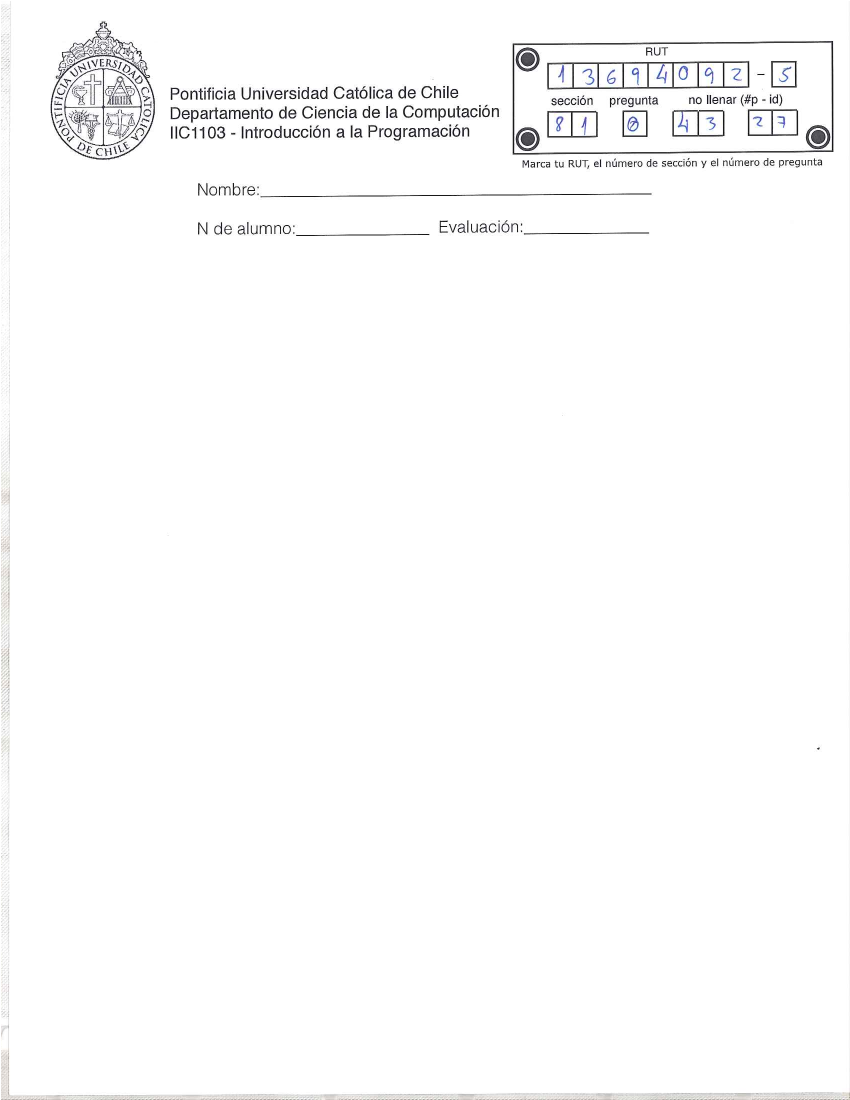
#> input picture scan-IIC1103/opt/numbers/tmp/page.png, 1700 x 2200 px, given in place of page.png.png, which was not available (shown at 1/2 size)
$ python -i getDigits.py   (imports and definitions only)   (Python 2 division)
#> lines starting #> are read from the running program, lines starting #| are printed output that depends on the picture; after the words box and inside, x2 and y2 are one past the last pixel; in counts of white or black regions, pixels touching at a corner belong together; pictures that were not available may be replaced by others from this repository, and a replacement may not be noted
import numpy as np
import cv2
import os
import os.path
from operator import itemgetter

HOME_DIR="/user/cruz/git/iic1103"
INPUT_DIR=HOME_DIR+"/scan-IIC1103/input-test"
TEMP_DIR= HOME_DIR+"/scan-IIC1103/temp"

#PARAMS
AREA_THRESHOLD_MIN = 1000 #5000
AREA_THRESHOLD_MAX = 10000 #7000
CORNER_WIDTH = 967
CORNER_HEIGHT = 530

#CLEAN TMP DIR
def cleanTmpDir():
	print "Cleaning tmp dir: " + TEMP_DIR
	tmpFileList = os.listdir(TEMP_DIR)
	for i in tmpFileList:
		print "Deleting " + TEMP_DIR + "/" + i
		if os.path.isfile(TEMP_DIR + "/" + i):
			os.remove(TEMP_DIR + "/" + i)

def angle_cos(p0, p1, p2):
	d1, d2 = (p0-p1).astype('float'), (p2-p1).astype('float')
	return abs(np.dot(d1,d2) / np.sqrt(np.dot(d1,d1)*np.dot(d2,d2)))

# square extraction idea from /usr/share/doc/opencv-doc/examples/python2/squares.py
def extractDigits(baseName,debug=False):
#> called with baseName = '../opt/numbers/tmp/page.png', debug = False
	fileName = INPUT_DIR+"/"+baseName+".png"
	image = cv2.imread(fileName)
#> image is the input picture: shape (2200, 1700, 3); mean B, G, R 251.5, 251.4, 251.4
	print "Read file "+ fileName
	#cut corner
	h,w,c = image.shape
#> h = 2200; w = 1700; c = 3
	print "Original:" + str(image.shape)
#| Original:(2200, 1700, 3)

	image_corner = image[0:CORNER_HEIGHT,w-CORNER_WIDTH:w]
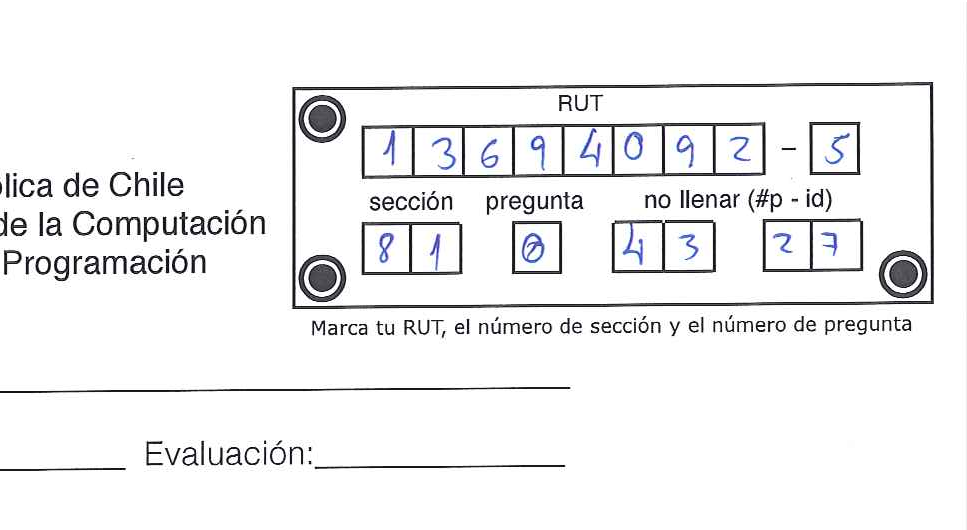
#> image_corner: shape (530, 967, 3); mean B, G, R 241.7, 241.2, 241.1
	print "Cut:     " + str(image_corner.shape)
#| Cut:     (530, 967, 3)
	#convert to gray
	image_gray = cv2.cvtColor(image_corner, cv2.COLOR_BGR2GRAY)
	print "Grayed:  " + str(image_gray.shape)
#| Grayed:  (530, 967)
	cv2.imwrite(TEMP_DIR+"/"+baseName+"-corner"+".png", image_corner)
	cv2.imwrite(TEMP_DIR+"/"+baseName+"-gray"+".png", image_gray)

	image_blur = cv2.GaussianBlur(image_gray, (5,5), 0)
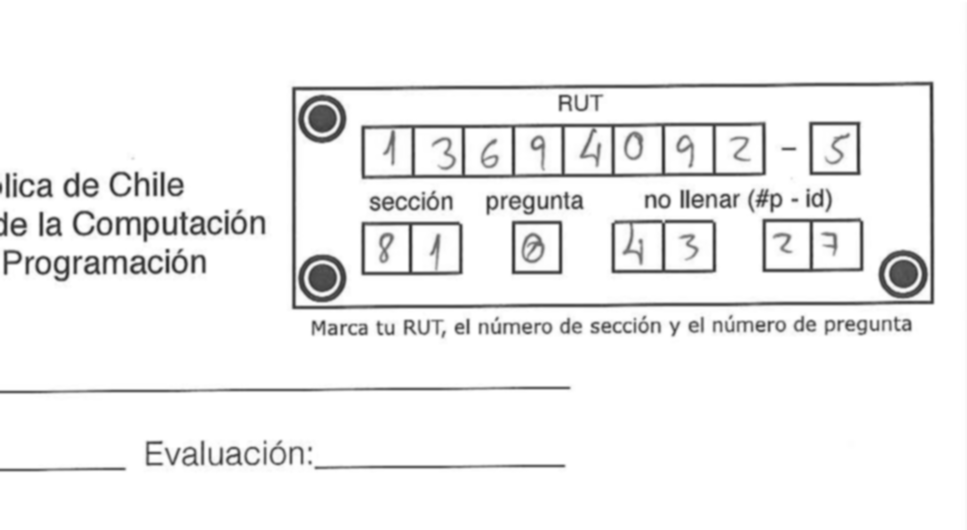
#> image_blur: shape (530, 967); min 47, max 255, mean 241.2
	image_bluc = cv2.Canny(image_blur,0,50,apertureSize=5)
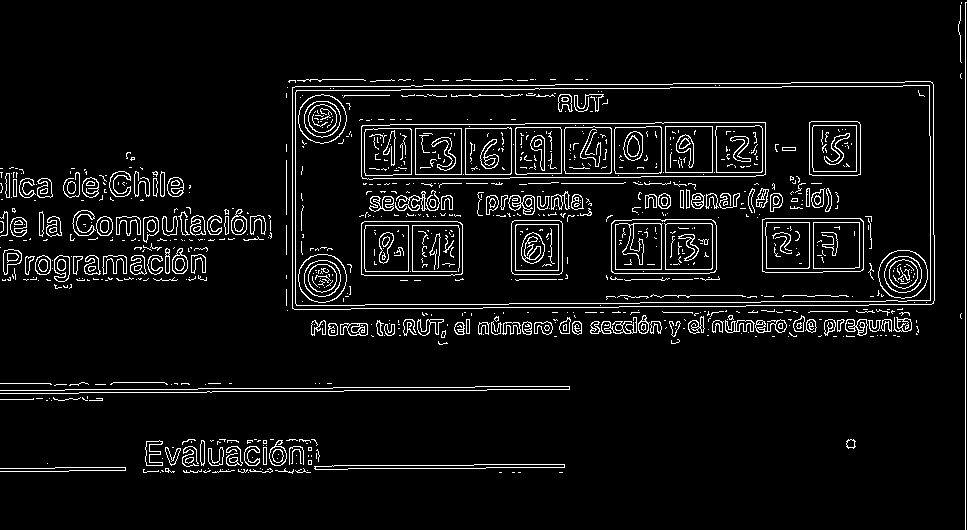
#> image_bluc: shape (530, 967); 5.9% white in thin lines or dots
	image_blcd = cv2.dilate(image_bluc, None )
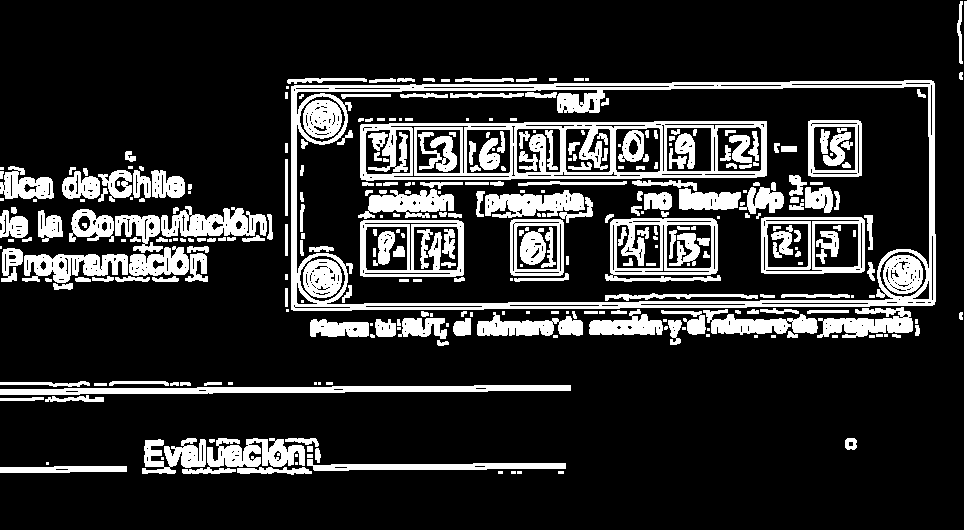
#> image_blcd: shape (530, 967); 18.4% white; 344 white regions (90 under 20 px)

	if debug:
		cv2.imshow('image_corner', image_corner)
		ch = 0xFF & cv2.waitKey()
		cv2.imshow('image_gray', image_gray)
		ch = 0xFF & cv2.waitKey()
		cv2.imshow('image_blur', image_blur)
		ch = 0xFF & cv2.waitKey()
		cv2.imshow('image_bluc', image_bluc)
		ch = 0xFF & cv2.waitKey()
		cv2.imshow('image_blcd', image_blcd)
		ch = 0xFF & cv2.waitKey()


	#retval,image_bin = cv2.threshold(image_blur,0,255,cv2.THRESH_BINARY)
	nSquare = 0
	squares = []
	rects = []
	contours, hierarchy = cv2.findContours(image_blcd, cv2.RETR_LIST, cv2.CHAIN_APPROX_SIMPLE)
#> contours = 852 contours, 528 with area under 20; largest, box (x1, y1, x2, y2) and area: (291, 80, 936, 311) 144470, (296, 86, 930, 305) 127301, (360, 121, 767, 181) 22678, (605, 218, 721, 282) 6240, (360, 220, 464, 277) 5748
	for cnt in contours:
		cnt_len = cv2.arcLength(cnt,True)
		cnt = cv2.approxPolyDP(cnt, 0.02*cnt_len, True)
		if(len(cnt) == 4 and cv2.contourArea(cnt) > AREA_THRESHOLD_MIN and cv2.contourArea(cnt) < AREA_THRESHOLD_MAX and cv2.isContourConvex(cnt)):
			x,y,w,h = cv2.boundingRect(cnt)
			#check if it is square
			sidesDiff = abs(w-h)
			cnt = cnt.reshape(-1,2)
			#compute rotation of contour
			max_cos = np.max([angle_cos( cnt[i], cnt[(i+1)%4], cnt[(i+2)%4]) for i in xrange(4)])
			if max_cos < 0.1 and sidesDiff < 20:
				squareArea = cv2.contourArea(cnt)
				print "square " + str(nSquare) + ", " + str(squareArea) + ", rect: " + str(x)+","+str(y)+","+str(w)+","+str(h)+ ", area " + str(w*h)
				squares.append(cnt)
				#extract cut
				#rect = image_corner[y:y+h,x:x+w]
				rects.append((x,y,w,h))
				#cv2.imwrite(TEMP_DIR+"/"+baseName+"-"+str(nSquare)+".png", rect)
				nSquare += 1
#> this loop made 852 passes
#> (cnt_len, x, y, w, h, sidesDiff, cnt, max_cos) on passes 402, 409, 414, 420, 421, 455, 735: (168.5, 366, 226, 42, 45, 3, [[367, 226], [407, 227], [406, 270], [366, 269]], 0.00174), (167.1, 516, 225, 42, 45, 3, [[518, 225], [557, 226], [556, 269], [516, 268]], 0.0215), (173.9, 666, 224, 46, 45, 1, [[668, 224], [711, 226], [709, 268], [666, 267]], 0.0243), (173.1, 814, 223, 45, 45, 0, [[814, 224], [857, 223], [858, 265], [815, 267]], 0.0232), (167.9, 767, 223, 42, 45, 3, [[768, 223], [808, 224], [806, 267], [767, 266]], 0.0215), (213.3, 511, 220, 52, 55, 3, [[511, 220], [511, 274], [562, 274], [562, 220]], 0), (173.1, 466, 129, 45, 45, 0, [[466, 130], [509, 129], [510, 171], [467, 173]], 0.0232)
#> (cnt_len, x, y, w, h, sidesDiff, cnt, max_cos) on passes 451, 467: (313.3, 360, 221, 104, 55, 49, [[360, 222], [360, 275], [463, 274], [461, 221]], 0.028), (313.3, 761, 217, 104, 56, 48, [[761, 218], [761, 272], [864, 270], [861, 217]], 0.0465)
#| square 0, 1721.0, rect: 366,226,42,45, area 1890
#| square 1, 1700.0, rect: 516,225,42,45, area 1890
#| square 2, 1830.5, rect: 666,224,46,45, area 2070
#| square 3, 1829.0, rect: 814,223,45,45, area 2025
#| square 4, 1700.0, rect: 767,223,42,45, area 1890
#| square 5, 2754.0, rect: 511,220,52,55, area 2860
#| square 6, 1829.0, rect: 466,129,45,45, area 2025
#| square 7, 1850.0, rect: 416,129,45,45, area 2025
#> (further printed lines are left out)
#> after the loop, h = 55; max_cos = 0.0185; nSquare = 13; rects = [(366, 226, 42, 45), (516, 225, 42, 45), (666, 224, 46, 45), (814, 223, 45, 45), (767, 223, 42, 45), (511, 220, 52, 55), (466, 129, 45, 45), (416, 129, 45, 45), (666, 127, 46, 45), (615, 127, 46, 46), (814, 126, 42, 45), (717, 126, 45, 46), (808, 121, 54, 55)]; sidesDiff = 1; squareArea = 2835; squares = 13 items; w = 54; x = 808; y = 121

	#display squares
	print "Found " + str(len(squares)) + " squares"
#| Found 13 squares

	nRect = 0
	rects = sorted(rects, key=(itemgetter(0,1)))
#> rects = [(366, 226, 42, 45), (416, 129, 45, 45), (466, 129, 45, 45), (511, 220, 52, 55), (516, 225, 42, 45), (615, 127, 46, 46), (666, 127, 46, 45), (666, 224, 46, 45), (717, 126, 45, 46), (767, 223, 42, 45), (808, 121, 54, 55), (814, 126, 42, 45), (814, 223, 45, 45)]
	for rect in rects:
		#extract cut
		x,y,w,h = rect
		cut = image_corner[y:y+h,x:x+w]
		print "rect " + str(nRect) + ", " + str(rect)
		cv2.imwrite(TEMP_DIR+"/"+baseName+"-"+str(nRect)+".png", cut)
		#TODO identify digit
		digit = recognizeDigit(cut)
		print "Read digit: " + str(digit)
		nRect += 1
#> this loop made 13 passes
#> (printed output is left out)
#> pass 1, in extractDigits, `cut = image_corner[y:y+h,x:x+w]`:
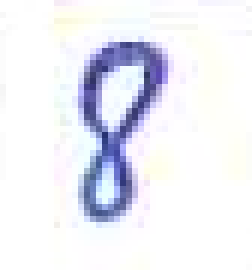
#> cut: shape (45, 42, 3) (shown 6 times larger); mean B, G, R 244.8, 237, 236.1
#> after the loop:
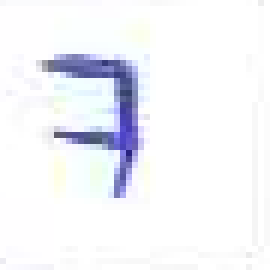
#> cut: shape (45, 45, 3) (shown 6 times larger); mean B, G, R 248.5, 243.8, 242.7
#> after the loop, nRect = 13


	cv2.drawContours(image_corner, squares, -1, (0,255,0), 3)
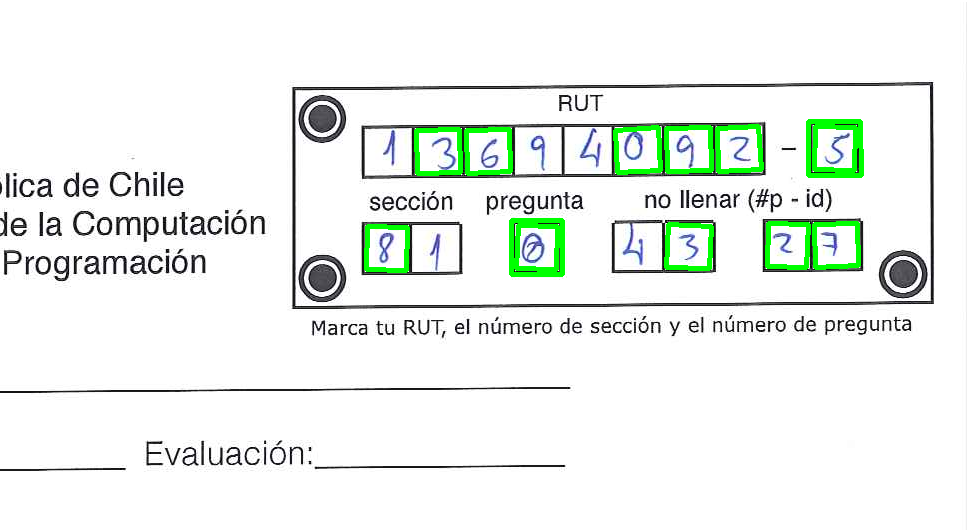
#> image_corner: shape (530, 967, 3); 2.2% of pixels changed, all inside (x1, y1, x2, y2) = (364, 119, 864, 277)
	cv2.imwrite(TEMP_DIR+"/"+baseName+"-corner-squares"+".png", image_corner)

	if debug:
		cv2.imshow('squares', image_corner)
		ch = 0xFF & cv2.waitKey()

		# [12 lines of commented-out code are left out]
		cv2.destroyAllWindows()

	#TODO sort rects

	nRect = 0
	#for rect in rects:
	#	cv2.imshow('rect' + str(nRect), rect)
	#	ch = 0xFF & cv2.waitKey()


def recognizeDigit(rect):

	return -1

def main():
	cleanTmpDir()

	#Get file list
	inputFileList = os.listdir(INPUT_DIR)
	for inputFile in inputFileList:
		baseName = inputFile[:inputFile.rfind('.')]
		ext = inputFile[inputFile.rfind('.')+1:]
		if ext.lower() == "png":
			print "Processing " + INPUT_DIR + "/" + inputFile
			extractDigits(baseName,debug=False)

	cv2.destroyAllWindows()


# [2 lines not run here, left out]

>>> result = extractDigits('../opt/numbers/tmp/page.png')
